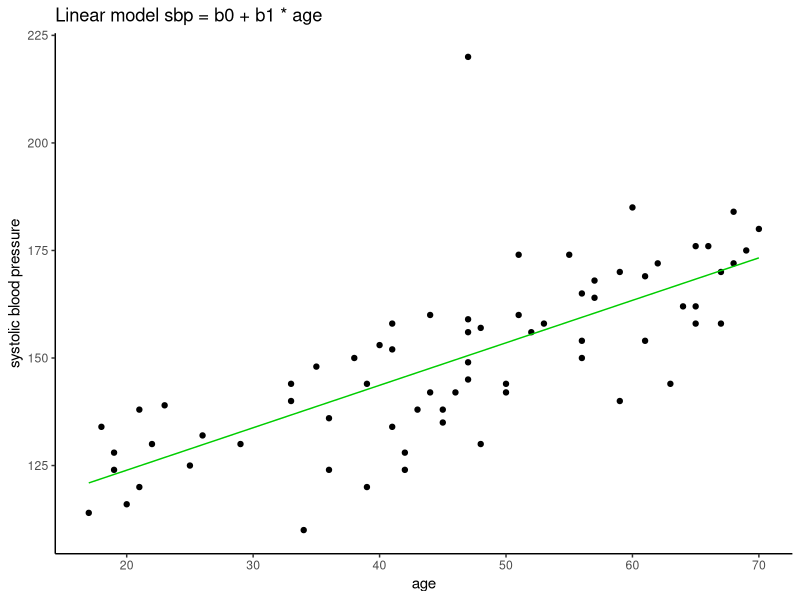
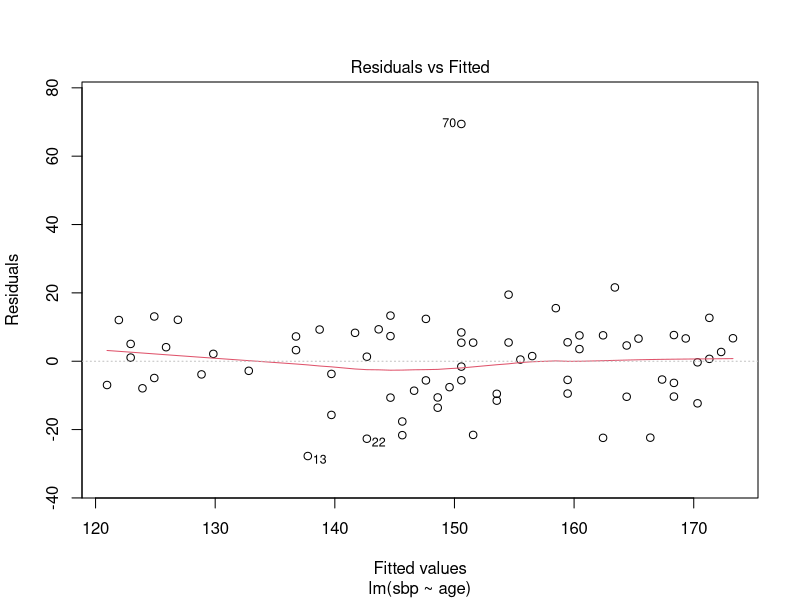
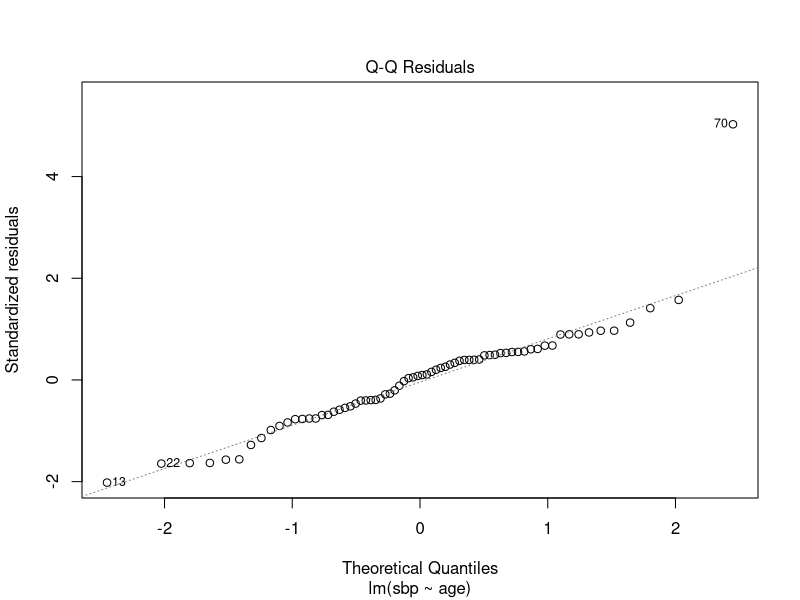
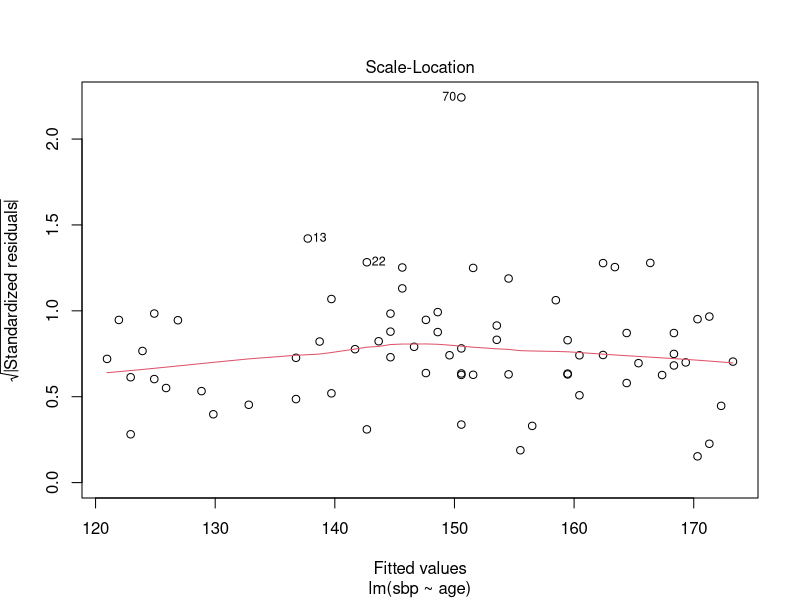
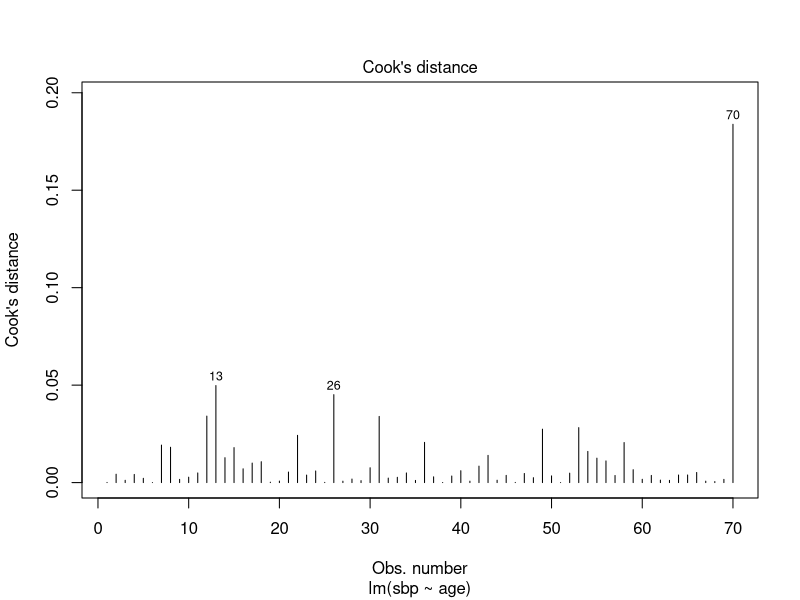
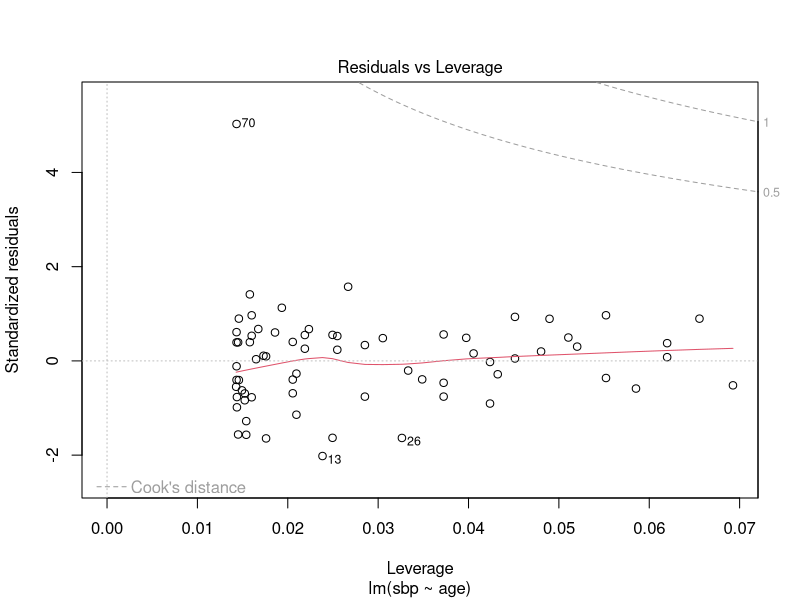
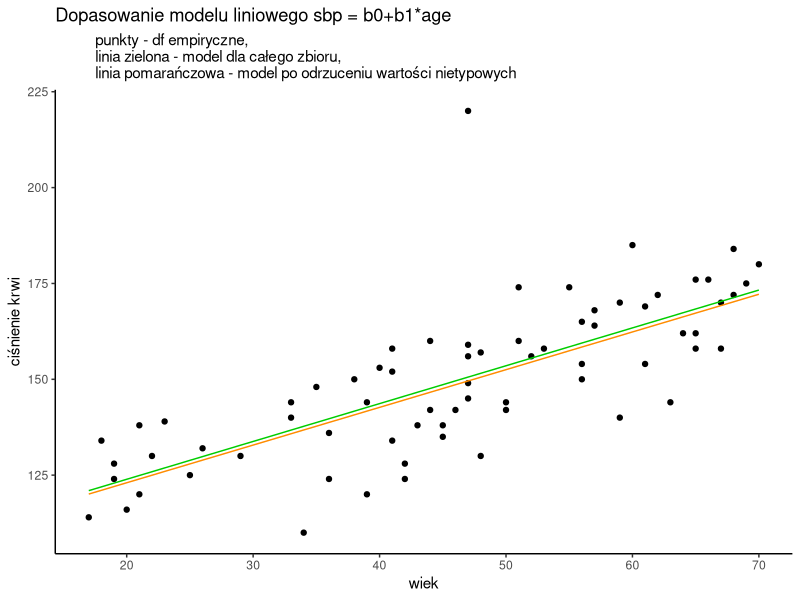
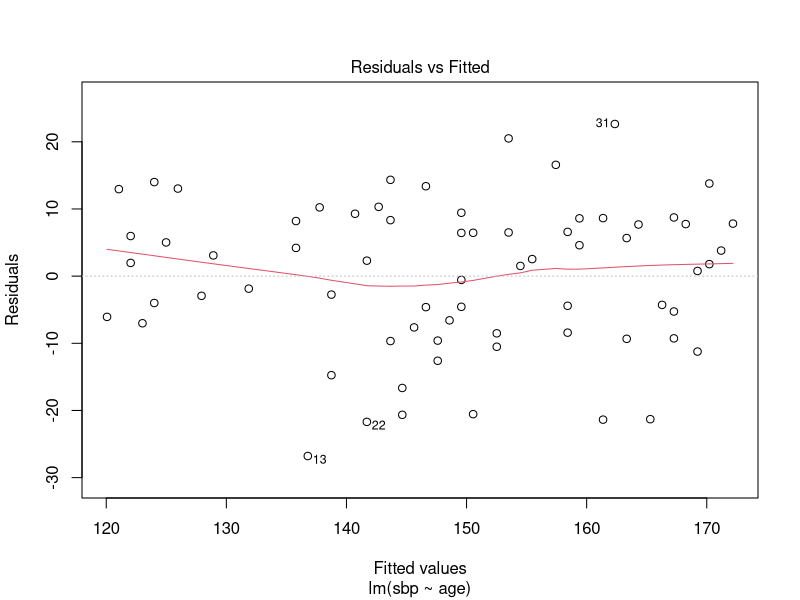

Source code (R) for these figures, in order:
## ---- chunk 1
library("car")
library("ggplot2")
library("lmtest")
## ---- chunk 2
df1 <-  read.table("sbp.csv", header = TRUE, sep = ";",dec=",")
## ---- chunk 3
df1$gender <- as.factor(df1$gender)
summary(df1)
## ---- chunk 4
m1 <- lm(sbp ~ age, data = df1)
summary(m1)
## ---- chunk 5
wykres <- ggplot() +
  ggtitle("Linear model sbp = b0 + b1 * age") +
  geom_point(aes(df1$age, df1$sbp)) +
  geom_line(aes(m1$model$age, m1$fitted.values), color = "green3") +
  xlab("age")+
  ylab("systolic blood pressure") +
  theme_classic()
plot(wykres)
## ---- chunk 6
plot(m1, which = 1:3)
## ---- chunk 7
shapiro.test(m1$residuals)
## ---- chunk 8
bptest(m1)
## ---- chunk 9
dwtest(m1, order.by = ~age, data = df1)
## ---- chunk 10
harvtest(m1, order.by = ~age, data = df1)
## ---- chunk 11
plot(m1, which = 4:5)
## ---- chunk 12
m2 <- lm(sbp ~ age, data = df1, subset = 1:69)
summary(m2)
## ---- chunk 13
wykres <- ggplot() +
  ggtitle("Dopasowanie modelu liniowego sbp = b0+b1*age", 
          subtitle= "          punkty - df empiryczne, 
          linia zielona - model dla całego zbioru, 
          linia pomarańczowa - model po odrzuceniu wartości nietypowych") +
  geom_point(aes(df1$age, df1$sbp)) +
  geom_line(aes(m1$model$age, m1$fitted.values), color = "green3") +
  geom_line(aes(m2$model$age, m2$fitted.values), color = "darkorange") +
  xlab("wiek")+
  ylab("ciśnienie krwi") +
  theme_classic()
plot(wykres)
## ---- chunk 14
plot(m2)
## ---- chunk 15
shapiro.test(m2$residuals)
## ---- chunk 16
bptest(m2)
## ---- chunk 17
dwtest(m2, order.by = ~age, data = df1[1:69,])
## ---- chunk 18
harvtest(m2, order.by = ~age, data = df1[1:69,])
## ---- chunk 19
outlierTest(m1, n.max = Inf)
outlierTest(m2, n.max = Inf)
## ---- chunk 20
m3 <- lm(sbp ~ age + gender, data = df1, subset = 1:69)
summary(m3)
## ---- chunk 21
m3$coefficients[1] + m3$coefficients[3]
## ---- chunk 22
wykres <- ggplot() +
  ggtitle("Dopasowanie modelu liniowego sbp = b0+b1*age+b2*gender", 
          subtitle= "          punkty - df empiryczne: niebieskie - mężczyźni, czerwone - kobiety, 
          linia niebieska - model dla mężczyzn, 
          linia czerwona - model dla kobiet") +
  geom_point(aes(m3$model[m3$model$gender=="male",]$age, m3$model[m3$model$gender=="male",]$sbp), color = "blue") +
  geom_point(aes(m3$model[m3$model$gender=="female",]$age, m3$model[m3$model$gender=="female",]$sbp), color = "red") +
  geom_line(aes(m3$model[m3$model$gender=="male",]$age, predict(m3, data.frame(age = m3$model[m3$model$gender=="male",]$age, gender ="male"))), color = "blue") +
  geom_line(aes(m3$model[m3$model$gender=="female",]$age, predict(m3, data.frame(age = m3$model[m3$model$gender=="female",]$age, gender ="female"))), color = "red") +
  xlab("wiek")+
  ylab("ciśnienie krwi") +
  theme_classic()
plot(wykres)
## ---- chunk 23
vif(m3)
## ---- chunk 24
plot(m3)
## ---- chunk 25
shapiro.test(m3$residuals)
## ---- chunk 26
bptest(m3)
## ---- chunk 27
dwtest(m3, order.by = ~age, data = df1[1:69,])
## ---- chunk 28
harvtest(m3, order.by = ~age, data = df1[1:69,])
